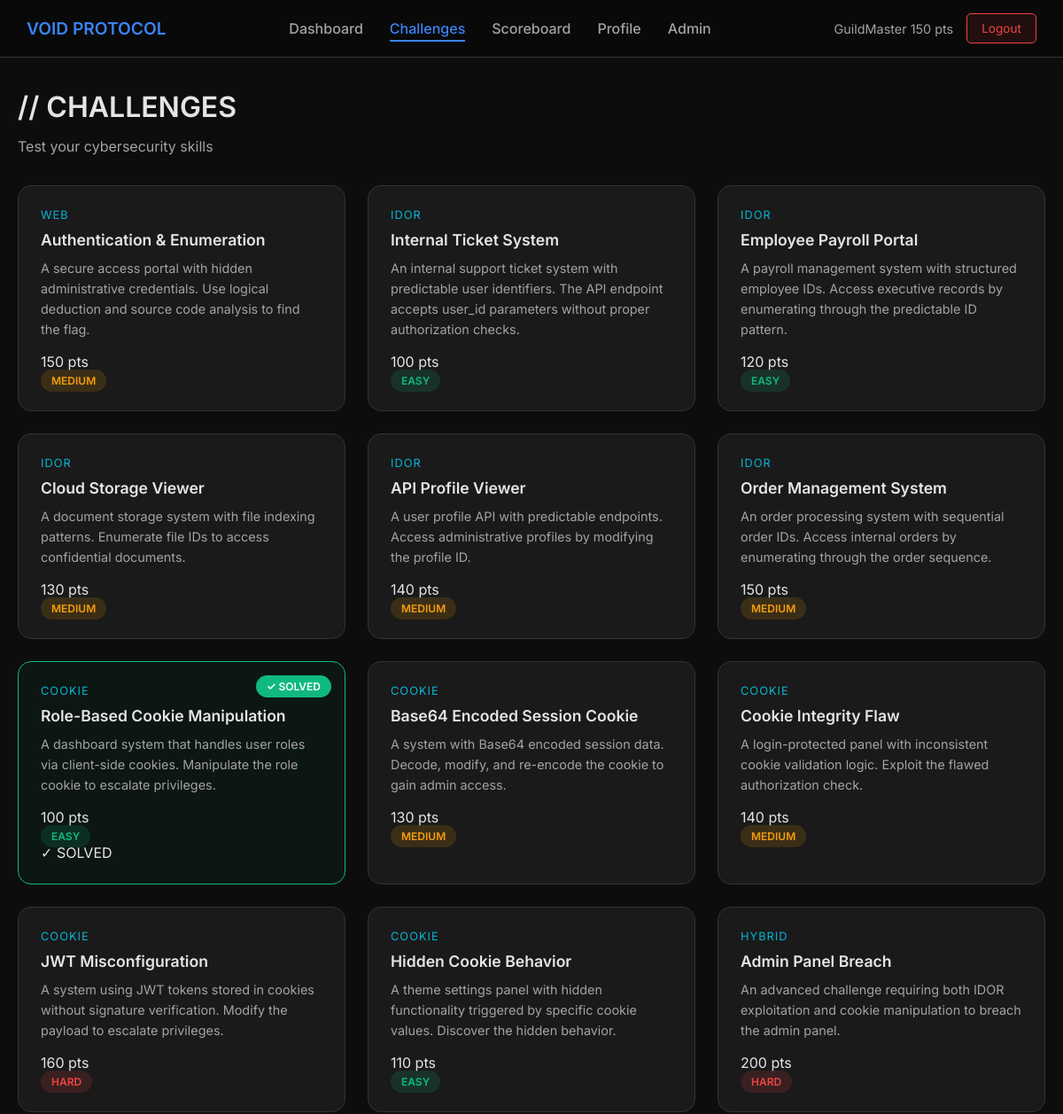
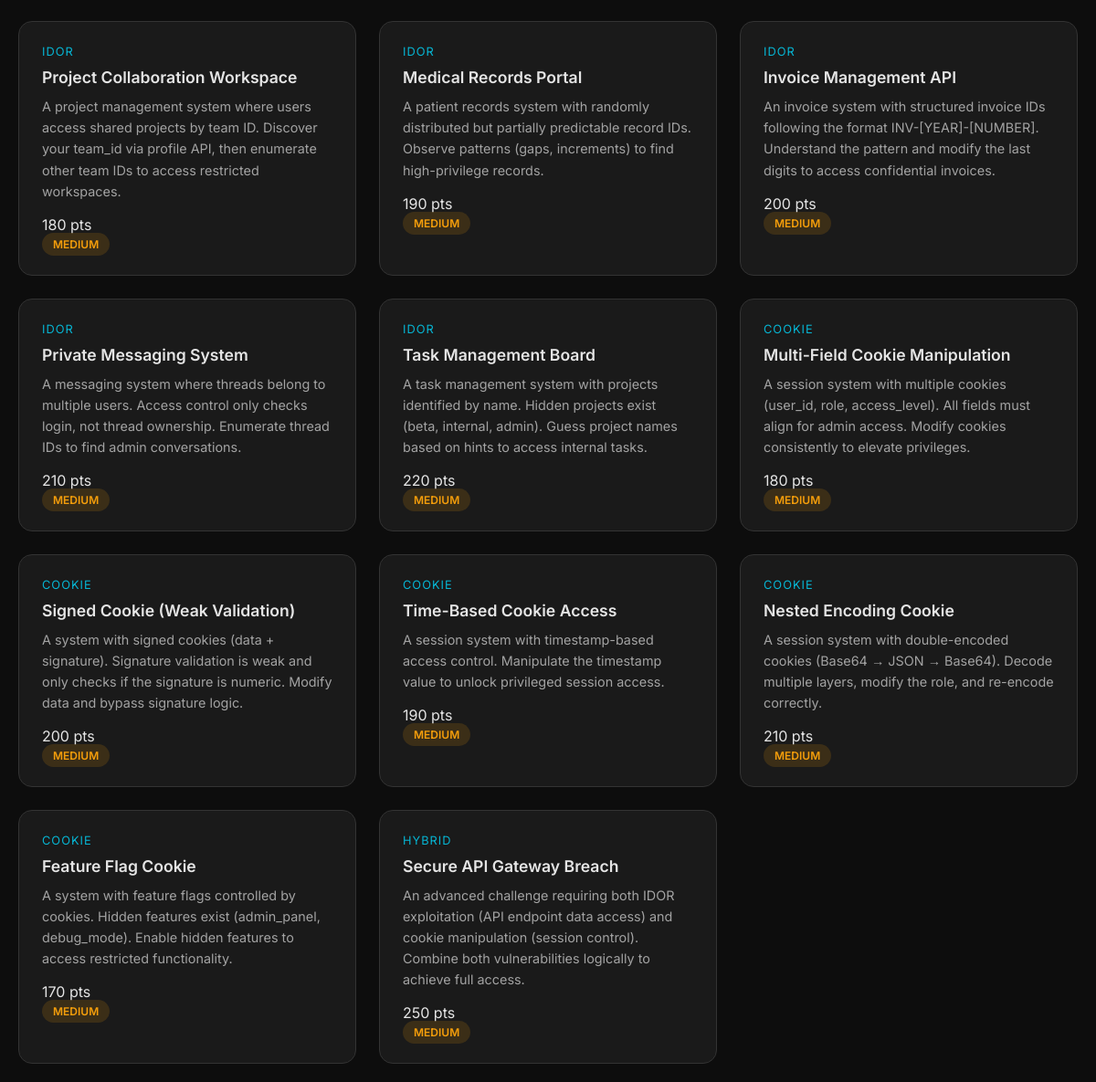
The app's page /challenges (signed in) with its own data (2 pictures, top to bottom).
### app.py (models this page shows)
class User(db.Model):
    id = db.Column(db.Integer, primary_key=True)
    username = db.Column(db.String(80), unique=True, nullable=False)
    email = db.Column(db.String(120), unique=True, nullable=False)
    password_hash = db.Column(db.String(255), nullable=False)
    is_admin = db.Column(db.Boolean, default=False)
    is_banned = db.Column(db.Boolean, default=False)
    score = db.Column(db.Integer, default=0)
    created_at = db.Column(db.DateTime, default=lambda: datetime.now(timezone.utc))
    solves = db.relationship('Solve', backref='user', lazy=True)

class Challenge(db.Model):
    id = db.Column(db.Integer, primary_key=True)
    title = db.Column(db.String(100), nullable=False)
    description = db.Column(db.Text, nullable=False)
    category = db.Column(db.String(50), nullable=False)
    points = db.Column(db.Integer, nullable=False)
    difficulty = db.Column(db.String(20), nullable=False)
    flag = db.Column(db.String(255), nullable=False, unique=True)
    file_path = db.Column(db.String(255), nullable=False)
    is_enabled = db.Column(db.Boolean, default=True)
    created_at = db.Column(db.DateTime, default=lambda: datetime.now(timezone.utc))
    solves = db.relationship('Solve', backref='challenge', lazy=True)

### app.py (the view)
@app.route('/challenges')
@login_required
@not_banned
def challenges():
    logger.info("Fetching challenges list")
    try:
        user = db.session.get(User, session['user_id'])
        if not user:
            logger.error(f"User not found in session: {session.get('user_id')}")
            return redirect(url_for('logout'))
        all_challenges = Challenge.query.filter_by(is_enabled=True).all()
        user_solved = {s.challenge_id for s in Solve.query.filter_by(user_id=user.id).all()}
        challenges_with_status = []
        for challenge in all_challenges:
            is_solved = challenge.id in user_solved
            challenges_with_status.append({
                'challenge': challenge,
                'is_solved': is_solved
            })
        logger.info(f"Returning {len(challenges_with_status)} challenges for user {user.username}")
        return render_template('challenges.html', user=user, challenges=challenges_with_status)
    except Exception as e:
        logger.error(f"Error fetching challenges: {str(e)}", exc_info=True)
        return render_template('challenges.html', user=user, challenges=[])

### app.py (called while the page is built)
def login_required(f):
    @wraps(f)
    def decorated_function(*args, **kwargs):
        if 'user_id' not in session:
            return redirect(url_for('login'))
        return f(*args, **kwargs)
    return decorated_function

def not_banned(f):
    @wraps(f)
    def decorated_function(*args, **kwargs):
        if 'user_id' in session:
            user = db.session.get(User, session['user_id'])
            if user and user.is_banned:
                session.clear()
                return redirect(url_for('login', banned=True))
        return f(*args, **kwargs)
    return decorated_function

### templates/challenges.html (shortened to what this page needs)
{% extends "base.html" %}
{% block content %}
<div class="container">
    <h1>// CHALLENGES</h1>
    <p style="color: var(--text-secondary); margin-bottom: 30px;">Test your cybersecurity skills</p>
    {% if challenges and challenges|length > 0 %}
    <div class="challenges-grid">
        {% for item in challenges %}
        {% if item and item.challenge %}
        <div class="challenge-card {% if item.is_solved %}solved{% endif %}" onclick="window.location.href='{{ url_for('view_challenge', challenge_id=item.challenge.id) }}'">
            <div class="challenge-category">{{ item.challenge.category or 'General' }}</div>
            <div class="challenge-title">{{ item.challenge.title or 'Untitled Challenge' }}</div>
            <div class="challenge-description">{{ item.challenge.description or 'No description available' }}</div>
            <div class="challenge-footer">
                <span class="challenge-points">{{ item.challenge.points or 0 }} pts</span>
                <span class="challenge-difficulty {{ item.challenge.difficulty or 'medium' }}">{{ item.challenge.difficulty or 'medium' }}</span>
            </div>
            {% if item.is_solved %}
            <div class="challenge-status solved-badge">✓ SOLVED</div>
            {% endif %}
        </div>
        {% endif %}
        {% endfor %}
    </div>
    {% else %}
    <div class="card">
        <p style="color: var(--text-secondary); text-align: center; padding: 40px;">No challenges available at this time.</p>
    </div>
    {% endif %}
</div>
{% endblock %}

### templates/base.html (shortened to what this page needs)
<!DOCTYPE html>
<html lang="en">
<head>
    <link rel="stylesheet" href="{{ url_for('static', filename='css/style.css') }}">
</head>
<body>
    {% if session.user_id %}
    <nav class="navbar">
        <a href="{{ url_for('dashboard') }}" class="nav-brand">VOID PROTOCOL</a>
        <ul class="nav-links">
            <li><a href="{{ url_for('dashboard') }}" class="{% if request.endpoint == 'dashboard' %}active{% endif %}">Dashboard</a></li>
            <li><a href="{{ url_for('challenges') }}" class="{% if request.endpoint == 'challenges' or request.endpoint == 'view_challenge' %}active{% endif %}">Challenges</a></li>
            <li><a href="{{ url_for('scoreboard') }}" class="{% if request.endpoint == 'scoreboard' %}active{% endif %}">Scoreboard</a></li>
            <li><a href="{{ url_for('profile') }}" class="{% if request.endpoint == 'profile' %}active{% endif %}">Profile</a></li>
            {% if user.is_admin %}
            <li><a href="{{ url_for('admin') }}" class="{% if request.endpoint.startswith('admin') %}active{% endif %}">Admin</a></li>
            {% endif %}
        </ul>
        <div class="nav-user">
            <div class="nav-user-info">
                {{ user.username }} <span>{{ user.score }} pts</span>
            </div>
            <a href="{{ url_for('logout') }}" class="nav-logout">Logout</a>
        </div>
    </nav>
    {% endif %}
    <main class="main-content">
        {% block content %}{% endblock %}
    </main>
</body>
</html>

### static/css/style.css (style rules this page uses)
* { margin: 0; padding: 0; box-sizing: border-box; }
:root { --bg-dark: #0d0d0d; --bg-darker: #080808; --bg-card: #1a1a1a; --bg-card-hover: #222222; --accent-blue: #3b82f6; --accent-cyan: #06b6d4; --accent-green: #10b981; --accent-red: #ef4444; --accent-yellow: #f59e0b; --text-primary: #e5e5e5; --text-secondary: #a3a3a3; --text-muted: #737373; --border-color: #333333; --border-hover: #444444; }
body { font-family: 'Inter', sans-serif; background: var(--bg-dark); min-height: 100vh; color: var(--text-primary); overflow-x: hidden; }
h1, h2, h3, h4, h5, h6 { font-family: 'Inter', sans-serif; font-weight: 600; line-height: 1.3; }
h1 { color: var(--text-primary); margin-bottom: 10px; }
p { line-height: 1.7; margin-bottom: 15px; }
.container { max-width: 1400px; margin: 0 auto; padding: 20px; }
.navbar { background: rgba(10, 10, 10, 0.95); backdrop-filter: blur(20px); border-bottom: 1px solid var(--border-color); padding: 15px 30px; position: fixed; top: 0; left: 0; right: 0; z-index: 1000; display: flex; justify-content: space-between; align-items: center; flex-wrap: wrap; gap: 10px; }
.nav-brand { font-family: 'Inter', sans-serif; font-size: 1.2em; font-weight: 600; color: var(--accent-blue); text-decoration: none; white-space: nowrap; }
.nav-links { display: flex; gap: 30px; list-style: none; flex-wrap: wrap; }
.nav-links a { color: var(--text-secondary); text-decoration: none; font-weight: 500; transition: all 0.3s ease; position: relative; }
.nav-links a:hover, .nav-links a.active { color: var(--accent-blue); }
.nav-links a::after { content: ''; position: absolute; bottom: -5px; left: 0; width: 0; height: 2px; background: var(--accent-blue); transition: width 0.3s ease; }
.nav-links a:hover::after, .nav-links a.active::after { width: 100%; }
.nav-user { display: flex; align-items: center; gap: 15px; flex-wrap: wrap; }
.nav-user-info { color: var(--text-secondary); font-size: 0.9em; white-space: nowrap; }
.nav-logout { padding: 8px 16px; background: rgba(239, 68, 68, 0.1); border: 1px solid var(--accent-red); color: var(--accent-red); border-radius: 5px; text-decoration: none; font-size: 0.85em; transition: all 0.3s ease; white-space: nowrap; }
.main-content { margin-top: 80px; min-height: calc(100vh - 80px); }
.challenges-grid { display: grid; grid-template-columns: repeat(auto-fill, minmax(300px, 1fr)); gap: 25px; margin-top: 30px; }
.challenge-card { background: var(--bg-card); border: 1px solid var(--border-color); border-radius: 15px; padding: 25px; cursor: pointer; transition: all 0.3s ease; position: relative; overflow: hidden; }
.challenge-card::before { content: ''; position: absolute; top: 0; left: 0; width: 100%; height: 3px; background: var(--accent-blue); transform: scaleX(0); transition: transform 0.3s ease; }
.challenge-card.solved { border-color: var(--accent-green); background: rgba(16, 185, 129, 0.05); }
.challenge-card.solved::after { content: '✓ SOLVED'; position: absolute; top: 15px; right: 15px; background: var(--accent-green); color: white; padding: 5px 12px; border-radius: 20px; font-size: 0.75em; font-weight: 600; }
.challenge-category { color: var(--accent-cyan); font-size: 0.8em; text-transform: uppercase; letter-spacing: 1px; margin-bottom: 10px; }
.challenge-title { color: var(--text-primary); font-size: 1.1em; font-weight: 600; margin-bottom: 10px; font-family: 'Inter', sans-serif; }
.challenge-description { color: var(--text-secondary); font-size: 0.9em; line-height: 1.6; margin-bottom: 15px; }
.challenge-points { display: flex; align-items: center; gap: 10px; }
.challenge-difficulty { padding: 5px 12px; border-radius: 20px; font-size: 0.75em; font-weight: 600; text-transform: uppercase; }
.challenge-difficulty.easy { background: rgba(16, 185, 129, 0.15); color: var(--accent-green); }
.challenge-difficulty.medium { background: rgba(245, 158, 11, 0.15); color: var(--accent-yellow); }
.challenge-difficulty.hard { background: rgba(239, 68, 68, 0.15); color: var(--accent-red); }
.main-content > * { animation: fadeInUp 0.6s ease forwards; }
.main-content > *:nth-child(1) { animation-delay: 0.1s; }

### records on screen
User: username "GuildMaster", score "150"
Challenge: challenge "WEB", challenge "Authentication & Enumeration", challenge "A secure access portal with hidden administrative credentials. Use logical deduction and source code analysis to find the flag.", challenge "150", challenge "MEDIUM"
Challenge: challenge "IDOR", challenge "Internal Ticket System", challenge "An internal support ticket system with predictable user identifiers. The API endpoint accepts user_id parameters without proper authorization checks.", challenge "100", challenge "EASY"
Challenge: challenge "IDOR", challenge "Employee Payroll Portal", challenge "A payroll management system with structured employee IDs. Access executive records by enumerating through the predictable ID pattern.", challenge "120", challenge "EASY"
Challenge: challenge "IDOR", challenge "Cloud Storage Viewer", challenge "A document storage system with file indexing patterns. Enumerate file IDs to access confidential documents.", challenge "130", challenge "MEDIUM"
Challenge: challenge "IDOR", challenge "API Profile Viewer", challenge "A user profile API with predictable endpoints. Access administrative profiles by modifying the profile ID.", challenge "140", challenge "MEDIUM"
Challenge: challenge "IDOR", challenge "Order Management System", challenge "An order processing system with sequential order IDs. Access internal orders by enumerating through the order sequence.", challenge "150", challenge "MEDIUM"
Challenge: challenge "COOKIE", challenge "Role-Based Cookie Manipulation", challenge "A dashboard system that handles user roles via client-side cookies. Manipulate the role cookie to escalate privileges.", challenge "100", challenge "EASY"
Challenge: challenge "COOKIE", challenge "Base64 Encoded Session Cookie", challenge "A system with Base64 encoded session data. Decode, modify, and re-encode the cookie to gain admin access.", challenge "130", challenge "MEDIUM"
Challenge: challenge "COOKIE", challenge "Cookie Integrity Flaw", challenge "A login-protected panel with inconsistent cookie validation logic. Exploit the flawed authorization check.", challenge "140", challenge "MEDIUM"
Challenge: challenge "COOKIE", challenge "JWT Misconfiguration", challenge "A system using JWT tokens stored in cookies without signature verification. Modify the payload to escalate privileges.", challenge "160", challenge "HARD"
Challenge: challenge "COOKIE", challenge "Hidden Cookie Behavior", challenge "A theme settings panel with hidden functionality triggered by specific cookie values. Discover the hidden behavior.", challenge "110", challenge "EASY"
Challenge: challenge "HYBRID", challenge "Admin Panel Breach", challenge "An advanced challenge requiring both IDOR exploitation and cookie manipulation to breach the admin panel.", challenge "200", challenge "HARD"
Challenge: challenge "IDOR", challenge "Project Collaboration Workspace", challenge "A project management system where users access shared projects by team ID. Discover your team_id via profile API, then enumerate other team IDs to access restricted workspaces.", challenge "180", challenge "MEDIUM"
Challenge: challenge "IDOR", challenge "Medical Records Portal", challenge "A patient records system with randomly distributed but partially predictable record IDs. Observe patterns (gaps, increments) to find high-privilege records.", challenge "190", challenge "MEDIUM"
Challenge: challenge "IDOR", challenge "Invoice Management API", challenge "An invoice system with structured invoice IDs following the format INV-[YEAR]-[NUMBER]. Understand the pattern and modify the last digits to access confidential invoices.", challenge "200", challenge "MEDIUM"
Challenge: challenge "IDOR", challenge "Private Messaging System", challenge "A messaging system where threads belong to multiple users. Access control only checks login, not thread ownership. Enumerate thread IDs to find admin conversations.", challenge "210", challenge "MEDIUM"
Challenge: challenge "IDOR", challenge "Task Management Board", challenge "A task management system with projects identified by name. Hidden projects exist (beta, internal, admin). Guess project names based on hints to access internal tasks.", challenge "220", challenge "MEDIUM"
Challenge: challenge "COOKIE", challenge "Multi-Field Cookie Manipulation", challenge "A session system with multiple cookies (user_id, role, access_level). All fields must align for admin access. Modify cookies consistently to elevate privileges.", challenge "180", challenge "MEDIUM"
Challenge: challenge "COOKIE", challenge "Signed Cookie (Weak Validation)", challenge "A system with signed cookies (data + signature). Signature validation is weak and only checks if the signature is numeric. Modify data and bypass signature logic.", challenge "200", challenge "MEDIUM"
Challenge: challenge "COOKIE", challenge "Time-Based Cookie Access", challenge "A session system with timestamp-based access control. Manipulate the timestamp value to unlock privileged session access.", challenge "190", challenge "MEDIUM"
Challenge: challenge "COOKIE", challenge "Nested Encoding Cookie", challenge "A session system with double-encoded cookies (Base64 → JSON → Base64). Decode multiple layers, modify the role, and re-encode correctly.", challenge "210", challenge "MEDIUM"
Challenge: challenge "COOKIE", challenge "Feature Flag Cookie", challenge "A system with feature flags controlled by cookies. Hidden features exist (admin_panel, debug_mode). Enable hidden features to access restricted functionality.", challenge "170", challenge "MEDIUM"
Challenge: challenge "HYBRID", challenge "Secure API Gateway Breach", challenge "An advanced challenge requiring both IDOR exploitation (API endpoint data access) and cookie manipulation (session control). Combine both vulnerabilities logically to achieve full access.", challenge "250", challenge "MEDIUM"
